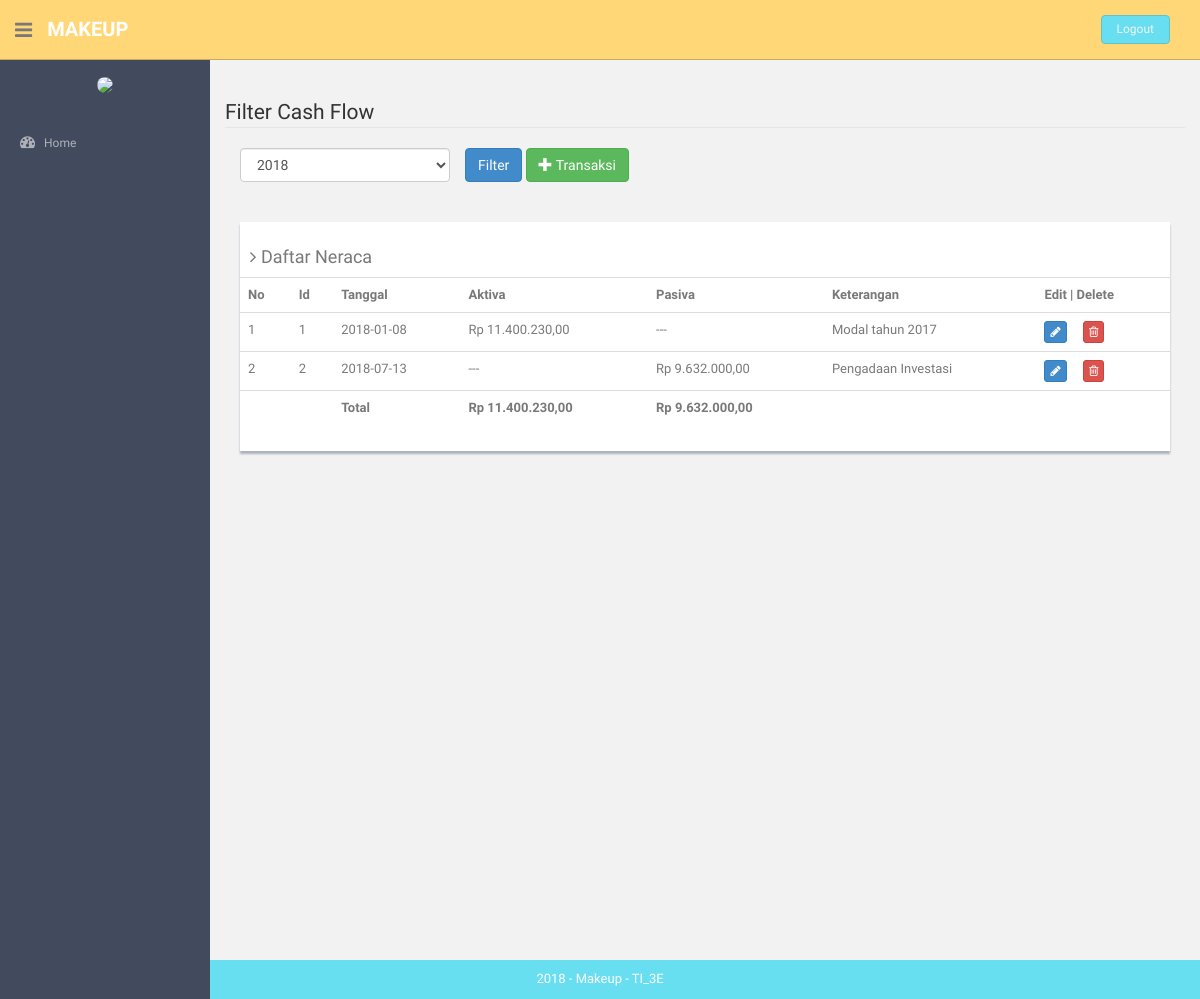
The page /index.php/neraca on the database as committed earlier.
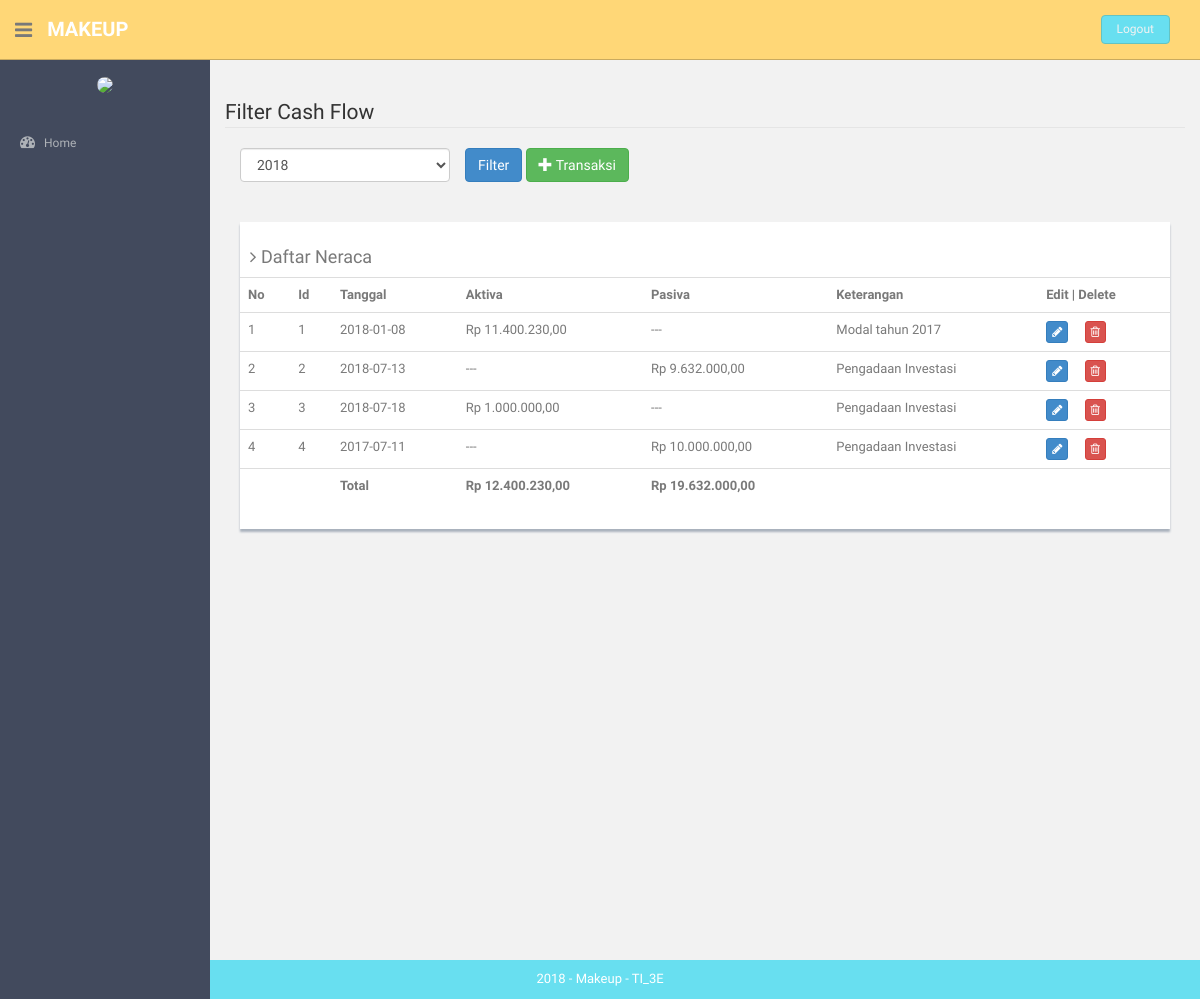
The same page on the database as committed later.
### tables this page shows
CREATE TABLE `neraca` (
  `id_neraca` int(11) NOT NULL,
  `id_user` int(11) NOT NULL,
  `jenis` int(1) NOT NULL,
  `total_transaksi` int(11) NOT NULL,
  `tgl_neraca` date NOT NULL,
  `keterangan` text NOT NULL
);

### application/controllers/Neraca.php (called while the page is built, shortened)
<?php
class Neraca extends CI_Controller {
	public function __construct()
	{
		$this->load->helper('url','form');
		$this->load->library('form_validation');
		$this->load->model('neraca_model');
		$this->load->model('user_model');
        $this->load->model('cashflow_model');
		$this->load->helper('html');
		$this->load->library('image_lib');
	}
	public function index()
	{
		$object['neraca']=$this->neraca_model->getDataNeraca();
        $object['activa']=$this->neraca_model->getTotalActiva();
        $object['pasiva']=$this->neraca_model->getTotalPasiva();
		$cek['status'] = array(
        		'home'=>'',
        		'hrd'=>'',
        		'keuangan'=>'active',
        		'produk'=>'',
        		'pembelian'=>'',
        		'pemasukan'=>'',
        		'pengeluaran'=>'',
        		'utang'=>'',
        		'cash_flow'=>'',
        		'neraca'=>'active',
                'pemesanan'=>'',
                'pembayaran'=>'',
        		'admin'=>'',
        		'gaji'=>'',
        		'golongan'=>'',
        		'absensi'=>'',
        		'user'=>'',
        		'barang'=>'',
        		'supplier'=>'',
        		'kategori'=>'',
        		);
		$this->load->view('component/header',$cek);
		$this->load->view('neraca/neraca_view',$object);
		$this->load->view('component/footer');
	}
}

### index.php (called while the page is built, shortened)
<?php
require_once BASEPATH.'core/CodeIgniter.php';

### application/models/Neraca_model.php (called while the page is built, shortened)
<?php
class Neraca_model extends CI_Model {
	public function getDataNeraca()
	{
		$query = $this->db->query("SELECT * from neraca");
		return $query->result();
	}
	public function getTotalPasiva()
	{
		$query = $this->db->query("SELECT sum(total_transaksi) as A from neraca where jenis='3'");
		return $query->result();
	}
	public function getTotalActiva()
	{
		$query = $this->db->query("SELECT sum(total_transaksi) as A from neraca where jenis='1' or jenis = '2' ");
		return $query->result();
	}
}

### application/views/neraca/neraca_view.php (the view, shortened to what this page needs)
<?php
function rupiah($angka){
  $hasil_rupiah = "Rp " . number_format($angka,2,',','.');
  return $hasil_rupiah;
}
?><!-- **********************************************************************************************************************************************************
<section id="main-content">
  <section class="wrapper site-min-height">
    <br><br>
    <legend>Filter Cash Flow</legend>
      <?php echo form_open('neraca/filter'); ?>
          <div class="form-group col-md-3">
            <select name="tahun" id="inputBulan" class="form-control" required="required">
              <?php for ($i=date('Y'); $i >date('Y')-4  ; $i--) {?>
                 <option value="<?php echo $i ?>"><?php echo $i ?></option>
              <?php } ?>
            </select>
          </div>
          <button type="submit" class="btn btn-primary">Filter</button>
          <a href="<?php echo site_url('neraca/form_neraca') ?>" class="btn btn-success" ><span class="glyphicon glyphicon-plus" aria-hidden="true"></span> Transaksi</a>
        <?php echo form_close(); ?>
      <div class="col-md-12 mt">
      <div class="content-panel">
        <table class="table table-hover">
        <h4><i class="fa fa-angle-right"></i> Daftar Neraca </h4>
        <tr>
          <th>No</th>
          <th>Id</th>
          <th>Tanggal</th>
          <th>Aktiva</th>
          <th>Pasiva</th>
          <th>Keterangan</th>
          <th align="center">Edit | Delete</th>
        </tr>
        <?php
        $no = 1;
        foreach($neraca as $key){
        ?>
        <tr>
          <td><?php echo $no++ ?></td>
          <td><?php echo $key->id_neraca ?></td>
          <td><?php echo $key->tgl_neraca ?></td>
          <td a><?php if ($key->jenis==1 || $key->jenis==2)
            {
              echo rupiah($key->total_transaksi);
            } else echo "---"?>
          </td>
          <td><?php if ($key->jenis==3)
            {
              echo rupiah($key->total_transaksi);
            } else echo "---"?>
          </td>
          <td><?php echo $key->keterangan ?></td>
          <td>
                <a class="btn btn-primary btn-xs" href="<?php echo site_url('neraca/update/').$key->id_neraca ?>">
                  <i class="fa fa-pencil"></i>
                </a>&nbsp;&nbsp;&nbsp;&nbsp;
                <a class="btn btn-danger btn-xs" href="<?php echo site_url('neraca/delete/').$key->id_neraca ?>">
                  <i class="fa fa-trash-o"></i>
                </a>
          </td>
        </tr>
        <?php } ?>
      <tfoot>
        <tr>
          <td></td>
          <td></td>
          <td><b>Total</b></td>
          <td><b><?php echo rupiah($activa[0]->A); ?></b></td>
          <td><b><?php echo rupiah($pasiva[0]->A); ?></b></td>
          <td></td>
          <td></td>
        </tr>
      </tfoot>
      </table>
      </div>
      </div>
    </section>
    </section>

Rows that differ between the two databases and show on the page:
added neraca: id_neraca "3", tgl_neraca "2018-07-18", total_transaksi "Rp 1.000.000,00", keterangan "Pengadaan Investasi"
added neraca: id_neraca "4", tgl_neraca "2017-07-11", total_transaksi "Rp 10.000.000,00", keterangan "Pengadaan Investasi"
Other text that changed with them:
rupiah($activa[0]->A): "Rp 11.400.230,00" → "Rp 12.400.230,00"
rupiah($pasiva[0]->A): "Rp 9.632.000,00" → "Rp 19.632.000,00"
